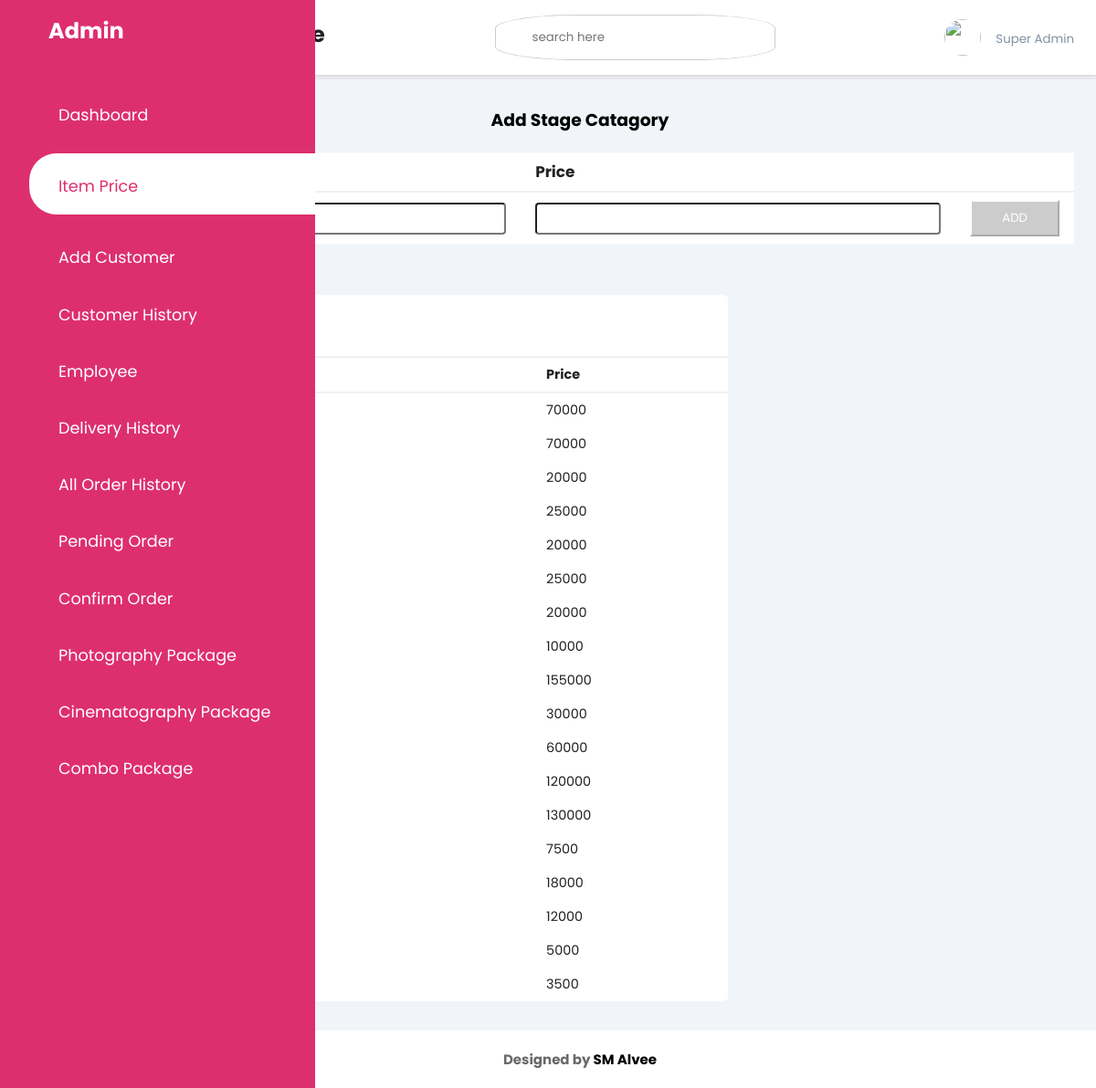
The page /admin/addstage.php (signed in) on the database its author committed.
### tables this page shows
CREATE TABLE `stage` (
  `id` int(11) NOT NULL,
  `catagory` varchar(50) NOT NULL,
  `price` int(11) NOT NULL
);

### db/DBConfig.php (called while the page is built, shortened)
<?php
class dbconfig
{
	private $_host = "localhost";
	private $_username = "root";
	private $_password = "";
	private $_database = "wedding";
	protected $connection;
	public function __construct()
	{
		if(!isset($this->connection))
		{
			$this->connection = new mysqli($this->_host,$this->_username,$this->_password,$this->_database);
		}
		return $this->connection;
	}
}
?>

### db/Crud.php (called while the page is built, shortened)
<?php
include_once 'DBConfig.php';
class Crud extends dbconfig{
	public function getData($query)
	{
		$result = $this->connection->query($query);
			$rows = array();
			while($row = $result->fetch_assoc())
			{
				$rows[] = $row;
			}
		return $rows;
	}
}
?>

### admin/addstage.php (the view, shortened to what this page needs)
<?php
  include_once '../db/Crud.php';
  $crud = new Crud();
  $query2 = "select * from stage order by id desc";
  $getpackage = $crud->getData($query2);
?>
<!DOCTYPE html>
<html lang="en">
<head>
	<link rel="stylesheet" href="https://maxst.icons8.com/vue-static/landings/line-awesome/line-awesome/1.3.0/css/line-awesome.min.css">
	<link rel="stylesheet" type="text/css" href="css/style.css">
</head>
<body>
	<div class="sidebar">
		<div class="sidebar-brand">
			<h2><span class="lab la-accusoft"></span> <span>Admin</span></h2>
		</div>
		<div class="sidebar-menu">
			<ul>
				<li>
					<a href="dashboard.php" ><span class="las la-igloo"></span><span>Dashboard</span></a>
				</li>
				<li>
					<a href="package.php" class="active"><span class="las la-users"></span><span>Item Price</span></a>
				</li>
				<li>
					<a href="addcustomer.php"><span class="las la-clipboard-list"></span><span>Add Customer</span></a>
				</li>
				<li>
					<a href="customerhistory.php" ><span class="las la-users"></span><span>Customer History</span></a>
				</li>
				<li>
					<a href=""><span class="las la-shopping-bag"></span><span>Employee</span></a>
				</li>
				<li>
					<a href=""><span class="las la-shopping-bag"></span><span>Delivery History</span></a>
				</li>
				<li>
					<a href="allorderhistory.php"><span class="las la-shopping-bag"></span><span>All Order History</span></a>
				</li>
				<li>
					<a href="orderrequest.php" ><span class="las la-shopping-bag"></span><span>Pending Order</span></a>
				</li>
				<li>
					<a href="confirmorder.php"><span class="las la-shopping-bag"></span><span>Confirm Order</span></a>
				</li>
				<li>
					<a href="addphotopackage.php" ><span class="las la-shopping-bag"></span><span>Photography Package</span></a>
				</li>
				<li>
					<a href="addcinepackage.php" ><span class="las la-shopping-bag"></span><span>Cinematography Package</span></a>
				</li>
				<li>
					<a href="addcombopackage.php" ><span class="las la-shopping-bag"></span><span>Combo Package</span></a>
				</li>
			</ul>
		</div>
	</div>
	<div class="main-content">
		<header>
			<h2>
				<label for="nav-toggle">
					<span class="las la-bars"></span>
				</label>
			</h2>
			<div class="search-wrapper">
				<input type="search" placeholder="search here" name="">
			</div>
			<div class="user-wrapper">
				<img src="UserImage/2.jpg" width="40px" height="40px" alt="">
				<div>
					<small>Super Admin</small>
				</div>
			</div>
		</header>
		<main>
			<form action="addstage.php" method="post">
				<div><h3 style="text-align: center; margin-bottom: 20px;">Add Stage Catagory</h3></div>
			<table width="100%" style="background: #fff;">
				<thead>
					<tr>
						<td><h3>Catagory</h3></td>
						<td><h3>Price</h3></td>
					</tr>
				</thead>
				<tbody>
					<tr>
						<td><input style="width: 100%; height: 35px; border-radius: 4px;" type="text" name="package"></td>
						<td><input style="width: 100%; height: 35px; border-radius: 4px;" type="number" name="price"></td>
						<td>
							<input style=
										"color:#FFFFFF;
										background-color:#ccc;
										border-color:#fff;
										padding: .5rem;
										width: 100%"
									type="submit" name="submit" value="ADD">
						</td>
					</tr>
				</tbody>
			</table>
			<div class="recent-grid">
					<div class="projects">
						<div class="card">
							<div class="card-header">
								<h2>Stage</h2>
							</div>
							<div class="card-body">
								<div class="table-responsive">
									<table width="100%">
										<thead>
											<tr>
												<td>Catagory</td>
												<td>Price</td>
											</tr>
										</thead>
										<tbody>
											<?php foreach($getpackage as $key=>$package) {?>
											<tr>
												<td><?php echo $package['catagory'];?></td>
												<td><?php echo $package['price']; ?></td>
											</tr>
											<?php }?>
										</tbody>
									</table>
								</div>
							</div>
						</div>
					</div>
				</div>
			</form>
		</main>
		<footer class="footer">
            <h4>Designed by <a href="https://www.facebook.com/raisuddin.alvee.56/" target="blanck" style="color: black;">SM Alvee</a></h4>
        </footer>
	</div>
</body>
</html>

### admin/css/style.css (style rules this page uses)
:root { --main-color: #DD2F6E; --color-dark: #1D2231; --text-grey: #8390A2; }
* { padding: 0; margin: 0; box-sizing: border-box; list-style-type: none; text-decoration: none; font-family: 'Poppins' , sans-serif; }
.sidebar { width: 345px; position: fixed; left: 0; top: 0; height: 100%; background: var(--main-color); z-index: 100; transition: width 300ms; }
.sidebar-brand { height: 90px; padding: 1rem 0rem 1rem 2rem; color: #fff; }
.sidebar-brand span { display: inline-block; padding-right: 1rem; }
.sidebar-menu { margin-top: 1rem; }
.sidebar-menu li { width: 100%; margin-bottom: 1.7rem; padding-left: 1rem; }
.sidebar-menu a { padding-left: 1rem; display: block; color: #fff; font-size: 1.1rem; }
.sidebar-menu a.active { background: #fff; padding-top: 1rem; padding-bottom: 1rem; color: var(--main-color); border-radius: 30px 0px 0px 30px; }
.sidebar-menu a span:first-child { font-size: 1.5rem; padding-right: 1rem }
.main-content { transition: margin-left 300ms; margin-left: 345px; }
header { background: #fff; display: flex; justify-content: space-between; padding: 1rem 1.5rem; box-shadow: 2px 2px 5px rgba(0,0,0,0.2); position: fixed; left: 345px; width: calc(100% - 345px); top: 0; z-index: 100; transition: left 300ms; }
header h2 { color: #222; }
header label span { font-size: 1.7rem; padding-right: 1rem; }
.search-wrapper { border: 1px solid #ccc; border-radius: 30%; height: 50px; display: flex; align-items: center; overflow-x: hidden; }
.search-wrapper input { height: 100%; padding: .5rem; border: none; outline: none; }
.user-wrapper { display: flex; align-items: center; }
.user-wrapper img { border-radius: 50%; margin-right: 1rem; }
.user-wrapper small { display: inline-block; color: var(--text-grey); }
main { margin-top: 85px; padding: 2rem 1.5rem; background: #f1f5f9; min-height: calc(100vh - 90px); }
.recent-grid { margin-top: 3.5rem; display: grid; grid-gap: 2rem; grid-template-columns: 65% auto; }
.card { background: #fff; border-radius: 5px; }
.card-header { padding: 1rem; }
.card-header { display: flex; justify-content: space-between; align-items: center; border-bottom: 1px solid #f0f0f0; }
table { border-collapse: collapse; }
thead tr { border-top: 1px solid #f0f0f0; border-bottom: 2px solid #f0f0f0; }
thead td { font-weight: 700; }
td { padding: .5rem 1rem; font-size: .9rem; color: #222; }
tr td:last-child { display: flex; align-items: center; }
.table-responsive { width: 100%; overflow-x: auto; }
.footer { text-align: center; margin-top: 20px; margin-bottom: 20px; color: #696969; font-size: 15px; font-family: "AnyConv.com__AvenirLTStd-Roman"; }
@media only screen and (max-width: 1200px) { .sidebar { width: 70px; } }
@media only screen and (max-width: 1200px) { .sidebar .sidebar-brand, .sidebar li { padding-left: 1rem; text-align: center; } }
@media only screen and (max-width: 1200px) { .sidebar li a { padding-left: 0rem; } }
@media only screen and (max-width: 1200px) { .sidebar .sidebar-brand h2 span:last-child, .sidebar li a span:last-child { display: none; } }
@media only screen and (max-width: 1200px) { .main-content { margin-left: 70px; } }
@media only screen and (max-width: 1200px) { .main-content header { width: calc(100% - 70px); left: 70px; } }

### rows shown on the page
stage: price "70000"
stage: price "70000"
stage: price "20000"
stage: price "25000"
stage: price "20000"
stage: price "25000"
stage: price "20000"
stage: price "10000"
stage: price "155000"
stage: price "30000"
stage: price "60000"
stage: price "120000"
stage: price "130000"
stage: price "7500"
stage: price "18000"
stage: price "12000"
stage: price "5000"
stage: price "3500"
